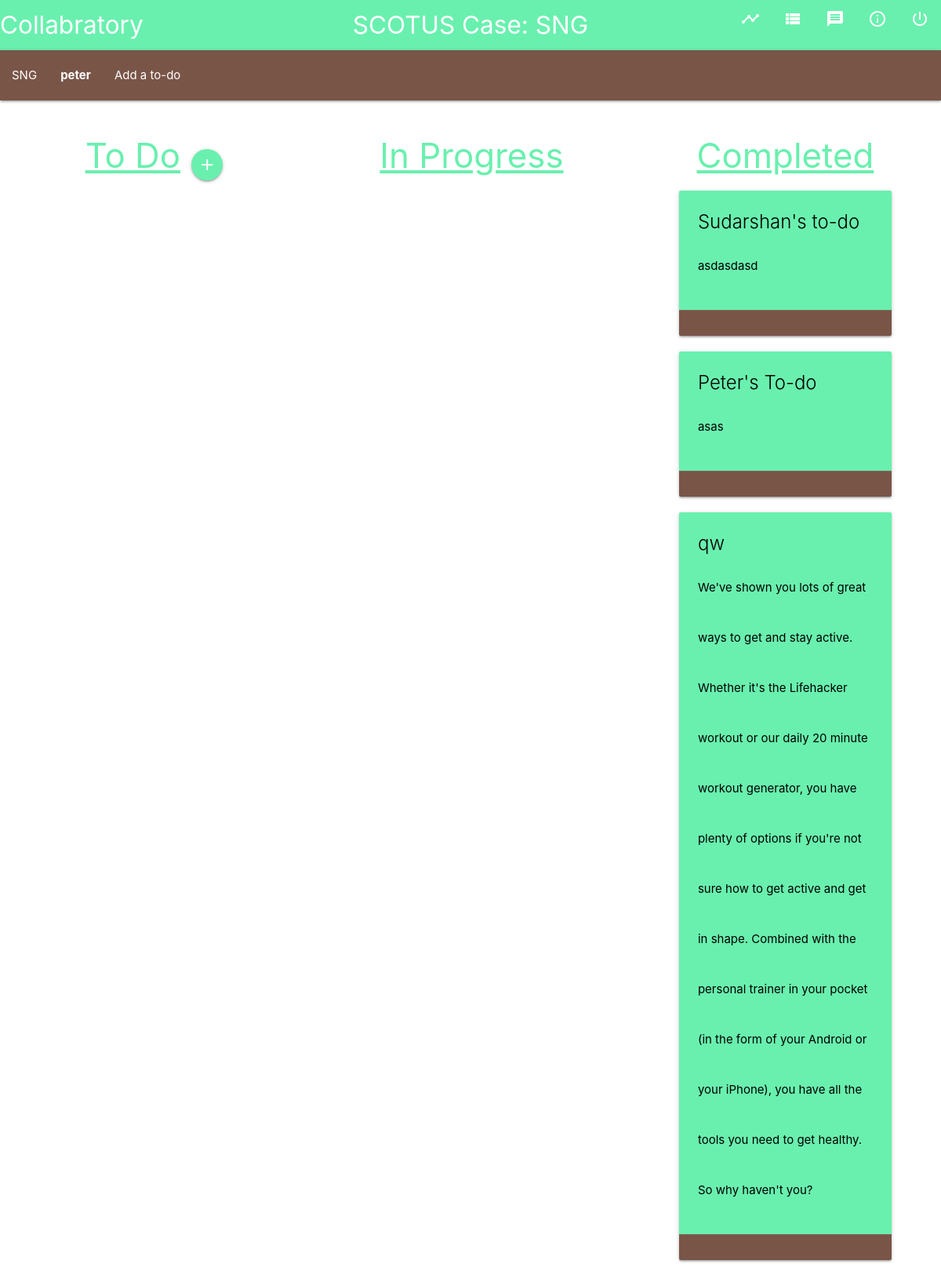
Screenshot of /to_do/user/ (signed in) with the database file from the repository.
### users/models.py (models this page shows, shortened)
class UserInfo(models.Model):
    user = models.OneToOneField(settings.AUTH_USER_MODEL, on_delete=models.CASCADE)
    is_teacher = models.BooleanField(default=False)
    groups = models.ManyToManyField(Group, blank=True, related_name='list_of_groups_that_the_student_is_in')
    color = models.CharField(max_length=100, blank=False, default='blue', null=True)
    student_projects = models.ManyToManyField(Project, blank=True, related_name='list_of_student_projects_current')
    current_group = models.ForeignKey(Group, on_delete=models.CASCADE, blank=True, null=True, related_name='the_current_group_of_the_student')

class Group(models.Model):
    title = models.CharField(max_length=100, blank=False, default='default_title', null=True)
    project = models.ForeignKey(Project, on_delete=models.CASCADE, default=1, null=True, related_name='projects_associated_with_group') #should be labeled groups assosiated with projects but I am too scared to change it
    current_group_student_count = models.IntegerField(default=0)
    def __str__(self):
        return self.title

class Project(models.Model):
    title = models.CharField(max_length=100)
    max_group_size = models.IntegerField()
    total_students = models.IntegerField()
    current_project_student_count = models.IntegerField(default=0)
    teacher = models.ForeignKey(settings.AUTH_USER_MODEL, default=1, on_delete=models.CASCADE)
    project_code = models.CharField(max_length=15, default='')
    directions = models.TextField(default='')
    is_completed = models.BooleanField(default=False)
    def __str__(self):
        return self.title

### to_do/models.py (models this page shows, shortened)
class ToDo(models.Model):
    user = models.ForeignKey(settings.AUTH_USER_MODEL, default=1, on_delete=models.CASCADE)
    title = models.CharField(max_length=100)
    content = models.TextField(blank=True)
    due_date = models.DateField( blank=True, null=True)
    group = models.ForeignKey(Group, related_name='comments_associated_with_post', null=True, on_delete=models.CASCADE)
    is_in_progress = models.BooleanField(default=False)
    is_completed = models.BooleanField(default=False)
    time_completed = models.DateTimeField(null=True)

### to_do/views.py (the view)
# urls.py: path('user/', user_to_do_list, name='user_to_do_list'),
def user_to_do_list(request):
    user_posts = ToDo.objects.filter(user=request.user, is_completed=False, is_in_progress=False)
    user_posts_in_progress = ToDo.objects.filter(user=request.user, is_completed=False, is_in_progress=True)
    user_posts_completed = ToDo.objects.filter(user=request.user, is_completed=True, is_in_progress=False)
    context = {'user_posts': user_posts, 'user_posts_in_progress': user_posts_in_progress, 'user_posts_completed': user_posts_completed}
    return render(request, 'to_do/user_to_dos.html', context)

### to_do/templates/to_do/user_to_dos.html (shortened to what this page needs)
{% extends 'base.html' %}
{% block content%}
       <nav>
        <div class="nav-wrapper {{user.userinfo.color}}">
          <ul id="nav-mobile" class="left hide-on-med-and-down">
            <li><a href="{% url 'to_do:index' %}">{{user.userinfo.current_group}}</a></li>
            <li><a href="{% url 'to_do:user_to_do_list' %}"><div style="font-weight: bold;">{{ user.username }}</div></a></li>
            <li><a href="{% url 'to_do:to_do_create' %}">Add a to-do</a></li>
          </ul>
        </div>
      </nav>
      <div class="mycontainer row">
        <div class='smallcontainer col s12 m12 l4 '>
          <div class='todoheading'>
            <h3 style="display: inline-block;"> To Do </h3>
            <a style="margin: 10px 10px 10px 10px;" href="{% url 'to_do:to_do_create'  %}" class="btn-floating waves-effect waves-light green accent-2"><i class="material-icons">add</i></a>
          </div>
            </div>
            <div class='smallcontainer col s12 m12 l4 '>
          <h3>In Progress</h3>
            </div>
             <div class='smallcontainer col s12 m12 l4 '>
          <h3>Completed</h3>
         {% for post in user_posts_completed %}
            <div class = 'column'>
                <div class="todocard card green accent-2">
                  <div class="card-content black-text">
                      <span class="card-title">{{post.title}}</span>
                      <p>{{post.content}}</p>
                    </div>
                    <div class="card-action {{post.user.userinfo.color}}">
                  </div>
              </div>
              </div>
            {%endfor%}
            </div>
      </div>
{% endblock %}

### templates/base.html (shortened to what this page needs)
<!DOCTYPE html>
<html lang="en">
<head>
    {% load static %}
    <link type="text/css" rel="stylesheet" href="css/materialize.min.css"  media="screen,projection"/>
    <link rel="stylesheet" href="https://cdnjs.cloudflare.com/ajax/libs/materialize/1.0.0/css/materialize.min.css">
    <link rel='stylesheet' type='text/css' href="{% static 'groupwork/style.css' %}">
</head>
<body>
  <nav class='green accent-2'>
    <div id='navbarrr' class="nav-wrapper">
      <a href="{% url 'homepage:index' %}" class="left brand-logo"> Collabratory</a>
      <div class='left hide-on-med-and-down'>
      {%if not user.userinfo.current_group == null%}
        <a href='{%url "homepage:project_detail" user.userinfo.current_group.project.pk%}' class="center brand-logo">{%if user.userinfo.is_teacher%}Currently Viewing -> {%endif%}{{user.userinfo.current_group.project}}: {{user.userinfo.current_group}}</a>
      {%endif%}
      </div>
      <ul class="right hide-on-small-only">
        <li><a href="{% url 'timeline:index' %}" title="Timeline"><i class="material-icons">timeline</i></a></li>
        <li><a href="{% url 'to_do:index' %}" title='ToDo'><i class="material-icons">view_list</i></a></li>
        <li><a href="{% url 'forum:index' %}" title='Forum'><i class="material-icons">message</i></a></li>
        <li><a href="{% url 'homepage:directions' %}" title="Directions"><i class="material-icons">info_outline</i></a></li>
        {% if user.is_authenticated %}
        <li><a href="{% url 'users:profile' %}" title="Profile"><i class="material-icons" >power_settings_new</i></a></li>
        {%else%}
        <li><a href="{% url 'login' %}" title="Login"><i class="material-icons">account_box</i></a></li>
        {%endif%}
      </ul>
    </div>
    <div class='black-text'>
        {% block content %}
        {% endblock %}
    </div>
</body>
</html>

### static/groupwork/style.css (style rules this page uses)
a { color: #69f0ae; }
.todocard { width: 80%; margin: 20px auto; }
.mycontainer { width: 100%; display: inline-flex; flex-wrap: wrap; }
.smallcontainer { height: 100%; max-width: 30.1%; min-width: 300px; display: inline-block; margin: 1.5%; vertical-align: top; }
.smallcontainer h3 { text-align: center; color: #69f0ae; text-decoration: underline; }
.todoheading { text-align: center; width: 100%; display: inline-block; margin: 0 auto; }
.material-icons { position: relative; top: -8px; }

### rows the page displays
ToDo: title "Sudarshan's to-do", content "asdasdasd"
ToDo: title "Peter's To-do", content "asas"
ToDo: title "qw", content "We've shown you lots of great ways to get and stay active. Whether it's the Lifehacker workout or our daily 20 minute workout generator, you have plenty of options if you're not sure how to get active and get in shape. Combined with the personal trainer in your pocket (in the form of your Android or your iPhone), you have all the tools you need to get healthy. So why haven't you?"

### other values shown
{{ user.userinfo.current_group.project }} "SCOTUS Case"
{{ user.userinfo.current_group }} "SNG"
{{ user.username }} "peter"
